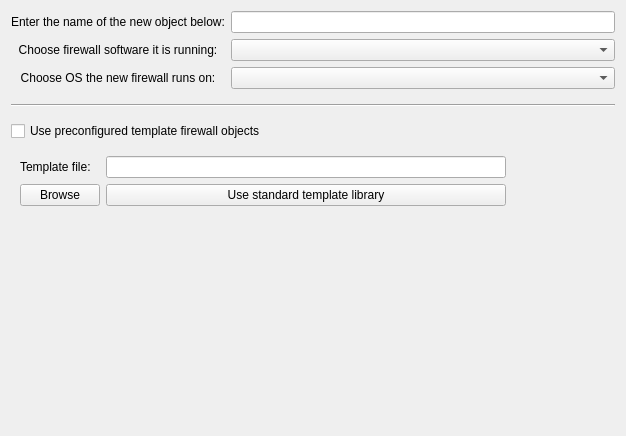
     <widget class="QWidget" name="page1" >
      <layout class="QGridLayout" name="gridLayout" >
       <item row="0" column="0" >
        <widget class="QLabel" name="label631" >
         <property name="text" >
          <string>Enter the name of the new object below:</string>
         </property>
         <property name="alignment" >
          <set>Qt::AlignCenter</set>
         </property>
         <property name="wordWrap" >
          <bool>false</bool>
         </property>
        </widget>
       </item>
       <item row="0" column="1" >
        <widget class="QLineEdit" name="obj_name" />
       </item>
       <item row="1" column="0" >
        <widget class="QLabel" name="label657" >
         <property name="text" >
          <string>Choose firewall software it is running:</string>
         </property>
         <property name="alignment" >
          <set>Qt::AlignCenter</set>
         </property>
         <property name="wordWrap" >
          <bool>false</bool>
         </property>
        </widget>
       </item>
       <item row="1" column="1" >
        <widget class="QComboBox" name="platform" />
       </item>
       <item row="2" column="0" >
        <widget class="QLabel" name="label656" >
         <property name="text" >
          <string>Choose OS the new firewall runs on:</string>
         </property>
         <property name="alignment" >
          <set>Qt::AlignCenter</set>
         </property>
         <property name="wordWrap" >
          <bool>false</bool>
         </property>
        </widget>
       </item>
       <item row="2" column="1" >
        <widget class="QComboBox" name="hostOS" />
       </item>
       <item row="3" column="0" colspan="2" >
        <widget class="Line" name="line1" >
         <property name="sizePolicy" >
          <sizepolicy vsizetype="Fixed" hsizetype="Minimum" >
           <horstretch>0</horstretch>
           <verstretch>0</verstretch>
          </sizepolicy>
         </property>
         <property name="minimumSize" >
          <size>
           <width>0</width>
           <height>20</height>
          </size>
         </property>
         <property name="frameShape" >
          <enum>QFrame::HLine</enum>
         </property>
         <property name="frameShadow" >
          <enum>QFrame::Sunken</enum>
         </property>
         <property name="orientation" >
          <enum>Qt::Horizontal</enum>
         </property>
        </widget>
       </item>
       <item row="4" column="0" colspan="2" >
        <widget class="QCheckBox" name="useTemplate" >
         <property name="text" >
          <string>Use preconfigured template firewall objects</string>
         </property>
        </widget>
       </item>
       <item row="5" column="0" colspan="2" >
        <widget class="QFrame" name="templaterFrame" >
         <property name="frameShape" >
          <enum>QFrame::NoFrame</enum>
         </property>
         <property name="frameShadow" >
          <enum>QFrame::Raised</enum>
         </property>
         <layout class="QGridLayout" >
          <item row="0" column="0" >
           <widget class="QLabel" name="label_2" >
            <property name="text" >
             <string>Template file:</string>
            </property>
           </widget>
          </item>
          <item row="0" column="1" >
           <widget class="QLineEdit" name="templaterFilePath" >
            <property name="minimumSize" >
             <size>
              <width>400</width>
              <height>0</height>
             </size>
            </property>
           </widget>
          </item>
          <item row="1" column="0" >
           <widget class="QPushButton" name="templaterBrowseButton" >
            <property name="text" >
             <string>Browse</string>
            </property>
           </widget>
          </item>
          <item row="1" column="1" >
           <widget class="QPushButton" name="templateUseStandart" >
            <property name="text" >
             <string>Use standard template library</string>
            </property>
           </widget>
          </item>
          <item row="1" column="2" >
           <spacer>
            <property name="orientation" >
             <enum>Qt::Horizontal</enum>
            </property>
            <property name="sizeType" >
             <enum>QSizePolicy::Fixed</enum>
            </property>
            <property name="sizeHint" stdset="0" >
             <size>
              <width>100</width>
              <height>20</height>
             </size>
            </property>
           </spacer>
          </item>
         </layout>
        </widget>
       </item>
       <item row="6" column="0" >
        <spacer name="verticalSpacer" >
         <property name="orientation" >
          <enum>Qt::Vertical</enum>
         </property>
         <property name="sizeHint" stdset="0" >
          <size>
           <width>20</width>
           <height>210</height>
          </size>
         </property>
        </spacer>
       </item>
      </layout>
     </widget>
